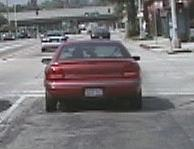
#> input picture Lab4/code/data/data_bow/cars-training-pos/image_0001.png, 194 x 149 px; its folder holds 4 pictures in this run
$ python bow_main.py   (older library calls are emulated)
#> lines starting #> are read from the running program, lines starting #| are printed output that depends on the picture
import numpy as np
import cv2
import glob
import os
from sklearn.cluster import KMeans
from tqdm import tqdm


# [25 lines left out: function findnn, not called in this run]


def grid_points(img, nPointsX, nPointsY, border):
    """
    :param img: input gray img, numpy array, [h, w]
    :param nPointsX: number of grids in x dimension
    :param nPointsY: number of grids in y dimension
    :param border: leave border pixels in each image dimension
    :return: vPoints: 2D grid point coordinates, numpy array, [nPointsX*nPointsY, 2]
    """
    vPoints = None  # numpy array, [nPointsX*nPointsY, 2]

    h, w = img.shape
    step_size_x = (w - 2 * border) // nPointsX
    step_size_y = (h - 2 * border) // nPointsY
    cor_x = np.arange(w)[border:w - border:step_size_x][:nPointsX]
    cor_y = np.arange(h)[border:h - border:step_size_y][:nPointsY]
    vPoints = np.array([(x, y) for x in cor_x for y in cor_y])

    return vPoints

def descriptors_hog(img, vPoints, cellWidth, cellHeight):
    nBins = 8
    w = cellWidth
    h = cellHeight

    grad_x = cv2.Sobel(img, cv2.CV_16S, dx=1, dy=0, ksize=1)
    grad_y = cv2.Sobel(img, cv2.CV_16S, dx=0, dy=1, ksize=1)

    descriptors = []  # list of descriptors for the current image, each entry is one 128-d vector for a grid point
    for i in range(len(vPoints)):
        center_x = round(vPoints[i, 0])
        center_y = round(vPoints[i, 1])

        desc = []
        for cell_y in range(-2, 2):
            for cell_x in range(-2, 2):
                start_y = center_y + (cell_y) * h
                end_y = center_y + (cell_y + 1) * h

                start_x = center_x + (cell_x) * w
                end_x = center_x + (cell_x + 1) * w

                # compute the angles
                cell_grad_x = grad_x[start_y:end_y, start_x:end_x]
                cell_grad_y = grad_y[start_y:end_y, start_x:end_x]
                theta = np.arctan2(cell_grad_y, cell_grad_x)
                # compute the histogram
                delta = 2 * np.pi / 8
                edges = [delta * i + 1e-7 for i in range(-nBins // 2, nBins // 2 + 1)]
                freq, _ = np.histogram(theta, bins=edges)
                desc.extend(freq)

        descriptors.append(desc)

    descriptors = np.asarray(descriptors) # [nPointsX*nPointsY, 128], descriptor for the current image (100 grid points)
    return descriptors


def create_codebook(nameDirPos, nameDirNeg, k, numiter):
    """
    :param nameDirPos: dir to positive training images
    :param nameDirNeg: dir to negative training images
    :param k: number of kmeans cluster centers
    :param numiter: maximum iteration numbers for kmeans clustering
    :return: vCenters: center of kmeans clusters, numpy array, [k, 128]
    """
#> called with nameDirPos = 'data/data_bow/cars-training-pos', nameDirNeg = 'data/data_bow/cars-training-neg', k = 10, numiter = 100
    vImgNames = sorted(glob.glob(os.path.join(nameDirPos, '*.png')))
    vImgNames = vImgNames + sorted(glob.glob(os.path.join(nameDirNeg, '*.png')))

    nImgs = len(vImgNames)

    cellWidth = 4
    cellHeight = 4
    nPointsX = 10
    nPointsY = 10
    border = 8

    vFeatures = []  # list for all features of all images (each feature: 128-d, 16 histograms containing 8 bins)
    # Extract features for all image
    for i in tqdm(range(nImgs)):
        # print('processing image {} ...'.format(i+1))
        img = cv2.imread(vImgNames[i])  # [172, 208, 3]
#> img is the input picture: shape (149, 194, 3); mean B, G, R 118.5, 116.2, 120
        img = cv2.cvtColor(img, cv2.COLOR_BGR2GRAY)  # [h, w]
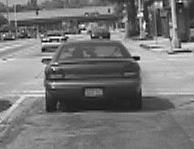
#> img: shape (149, 194); min 1, max 254, mean 117.6

        # Collect local feature points for each image, and compute a descriptor for each local feature point
        #for each image
        vPoints = grid_points(img, nPointsX, nPointsY, border)
#> vPoints = 100 pairs, first value 8 to 161, second value 8 to 125
        descriptors = descriptors_hog(img, vPoints, cellWidth, cellHeight)
#> in descriptors_hog, `grad_x = cv2.Sobel(img, cv2.CV_16S, dx=1, dy=0, ksize=1)`:
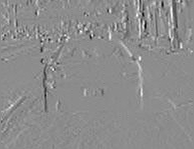
#> grad_x: shape (149, 194) int16; min -223, max 181, mean -0.1; drawn with min black and max white
#> in descriptors_hog, `grad_y = cv2.Sobel(img, cv2.CV_16S, dx=0, dy=1, ksize=1)`:
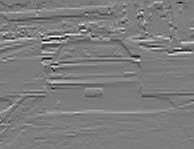
#> grad_y: shape (149, 194) int16; min -227, max 235, mean 0.1; drawn with min black and max white
#> the loop in descriptors_hog, `for i in range(len(vPoints)):` made 100 passes
#> (center_x, center_y) on passes 1 to 12: (8, 8), (8, 21), (8, 34), (8, 47), (8, 60), (8, 73), (8, 86), (8, 99), (8, 112), (8, 125), (25, 8), (25, 21)
#> after the loop in descriptors_hog, `for i in range(len(vPoints)):`: descriptors = 100 items
        vFeatures.append(descriptors)
#> pass 2 of the loop in create_codebook, `for i in tqdm(range(nImgs)):`:
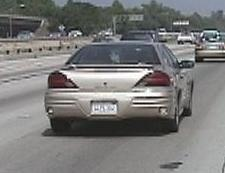
#> input picture Lab4/code/data/data_bow/cars-training-pos/image_0006.png, 225 x 173 px
#> in create_codebook, img is the input picture: shape (173, 225, 3); mean B, G, R 121.4, 122.2, 122.4
#> img: shape (173, 225)
#> in create_codebook, `vPoints = grid_points(img, nPointsX, nPointsY, border)`: vPoints = 100 pairs, first value 8 to 188, second value 8 to 143
#> grad_x: shape (173, 225) int16
#> in descriptors_hog (call 2), `grad_y = cv2.Sobel(img, cv2.CV_16S, dx=0, dy=1, ksize=1)`:
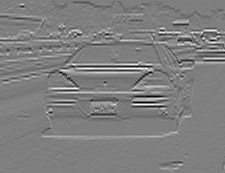
#> grad_y: shape (173, 225) int16; min -245, max 245, mean 0.2; drawn with min black and max white
#> the loop in descriptors_hog (call 2), `for i in range(len(vPoints)):` made 100 passes
#> (center_x, center_y) on passes 1 to 8: (8, 8), (8, 23), (8, 38), (8, 53), (8, 68), (8, 83), (8, 98), (8, 113)
#> pass 3 of the loop in create_codebook, `for i in tqdm(range(nImgs)):`:
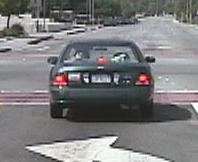
#> input picture Lab4/code/data/data_bow/cars-training-pos/image_0010.png, 198 x 162 px
#> in create_codebook, img is the input picture: shape (162, 198, 3); mean B, G, R 124.6, 123.2, 123.2
#> img: shape (162, 198)
#> in create_codebook, `vPoints = grid_points(img, nPointsX, nPointsY, border)`: vPoints = 100 pairs, first value 8 to 170, second value 8 to 134
#> grad_x: shape (162, 198) int16
#> in descriptors_hog (call 3), `grad_y = cv2.Sobel(img, cv2.CV_16S, dx=0, dy=1, ksize=1)`:
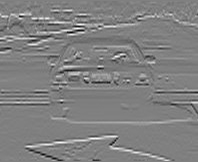
#> grad_y: shape (162, 198) int16; min -243, max 240, mean 1.1; drawn with min black and max white
#> the loop in descriptors_hog (call 3), `for i in range(len(vPoints)):` made 100 passes
#> (center_x, center_y) on passes 1 to 8: (8, 8), (8, 22), (8, 36), (8, 50), (8, 64), (8, 78), (8, 92), (8, 106)
#> the loop made 4 passes; the first 3 are shown

    vFeatures = np.asarray(vFeatures)  # [n_imgs, n_vPoints, 128]
    vFeatures = vFeatures.reshape(-1, vFeatures.shape[-1])  # [n_imgs*n_vPoints, 128]
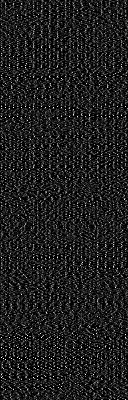
#> vFeatures: shape (400, 128) int64; min 0, max 16, mean 2; drawn with min black and max white
    print('number of extracted features: ', len(vFeatures))


    # Cluster the features using K-Means
    print('clustering ...')
    kmeans_res = KMeans(n_clusters=k, random_state= 0,max_iter=numiter).fit(vFeatures)
    vCenters = kmeans_res.cluster_centers_  # [k, 128]
    return vCenters


def bow_histogram(vFeatures, vCenters):
    """
    :param vFeatures: MxD matrix containing M feature vectors of dim. D
    :param vCenters: NxD matrix containing N cluster centers of dim. D
    :return: histo: N-dim. numpy vector containing the resulting BoW activation histogram.
    """
    histo = None
    #descriptors for a image
    k = len(vCenters)
    vFeatures = np.expand_dims(vFeatures, axis=1)
    vCenters = np.expand_dims(vCenters, axis=0)
    distances = np.linalg.norm(vFeatures - vCenters, axis=2)
    # M-dim
    res = np.argmin(distances, axis=1)
    # N-dim
    histo = np.bincount(res, minlength=k)

    return histo


def create_bow_histograms(nameDir, vCenters):
    """
    :param nameDir: dir of input images
    :param vCenters: kmeans cluster centers, [k, 128] (k is the number of cluster centers)
    :return: vBoW: matrix, [n_imgs, k]
    """
    vImgNames = sorted(glob.glob(os.path.join(nameDir, '*.png')))
    nImgs = len(vImgNames)

    cellWidth = 4
    cellHeight = 4
    nPointsX = 10
    nPointsY = 10
    border = 8

    # Extract features for all images in the given directory
    vBoW = []
    for i in tqdm(range(nImgs)):
        # print('processing image {} ...'.format(i + 1))
        img = cv2.imread(vImgNames[i])  # [172, 208, 3]
        img = cv2.cvtColor(img, cv2.COLOR_BGR2GRAY)  # [h, w]
        #for each image
        vPoints = grid_points(img, nPointsX, nPointsY, border)
#> vPoints = 100 pairs, first value 8 to 161, second value 8 to 125
        vFeatures = descriptors_hog(img, vPoints, cellWidth, cellHeight)
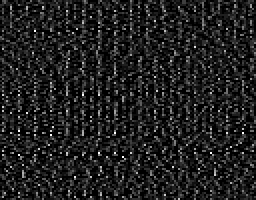
#> vFeatures: shape (100, 128) int64 (shown 2 times larger); min 0, max 16, mean 2; drawn with min black and max white
        vBoW_histo = bow_histogram(vFeatures, vCenters)
        vBoW.append(vBoW_histo)
#> pass 2 of the loop in create_bow_histograms, `for i in tqdm(range(nImgs)):`:
#> in create_bow_histograms, `vPoints = grid_points(img, nPointsX, nPointsY, border)`: vPoints = 100 pairs, first value 8 to 188, second value 8 to 143
#> in create_bow_histograms, `vFeatures = descriptors_hog(img, vPoints, cellWidth, cellHeight)`:
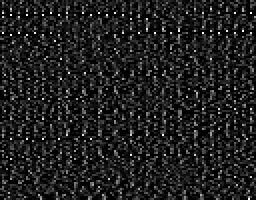
#> vFeatures: shape (100, 128) int64 (shown 2 times larger); min 0, max 16, mean 2; drawn with min black and max white
#> pass 3 of the loop in create_bow_histograms, `for i in tqdm(range(nImgs)):`:
#> in create_bow_histograms, `vPoints = grid_points(img, nPointsX, nPointsY, border)`: vPoints = 100 pairs, first value 8 to 170, second value 8 to 134
#> in create_bow_histograms, `vFeatures = descriptors_hog(img, vPoints, cellWidth, cellHeight)`:
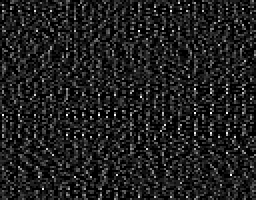
#> vFeatures: shape (100, 128) int64 (shown 2 times larger); min 0, max 16, mean 2; drawn with min black and max white
#> the loop made 4 passes; the first 3 are shown

    vBoW = np.asarray(vBoW)  # [n_imgs, k]
    return vBoW


# [19 lines left out: function bow_recognition_nearest, not called in this run]


if __name__ == '__main__':
    nameDirPos_train = 'data/data_bow/cars-training-pos'
    nameDirNeg_train = 'data/data_bow/cars-training-neg'
    nameDirPos_test = 'data/data_bow/cars-testing-pos'
    nameDirNeg_test = 'data/data_bow/cars-testing-neg'


    k = 10  # todo
    numiter = 100  # todo

    print('creating codebook ...')
    vCenters = create_codebook(nameDirPos_train, nameDirNeg_train, k, numiter)

    print('creating bow histograms (pos) ...')
    vBoWPos = create_bow_histograms(nameDirPos_train, vCenters)
    print('creating bow histograms (neg) ...')
    vBoWNeg = create_bow_histograms(nameDirNeg_train, vCenters)

    # test pos samples
    print('creating bow histograms for test set (pos) ...')
    vBoWPos_test = create_bow_histograms(nameDirPos_test, vCenters)  # [n_imgs, k]
    result_pos = 0
    print('testing pos samples ...')
    for i in range(vBoWPos_test.shape[0]):
        cur_label = bow_recognition_nearest(vBoWPos_test[i:(i+1)], vBoWPos, vBoWNeg)
        result_pos = result_pos + cur_label
#> (the run stopped early here; a loop or call above may not have finished)
